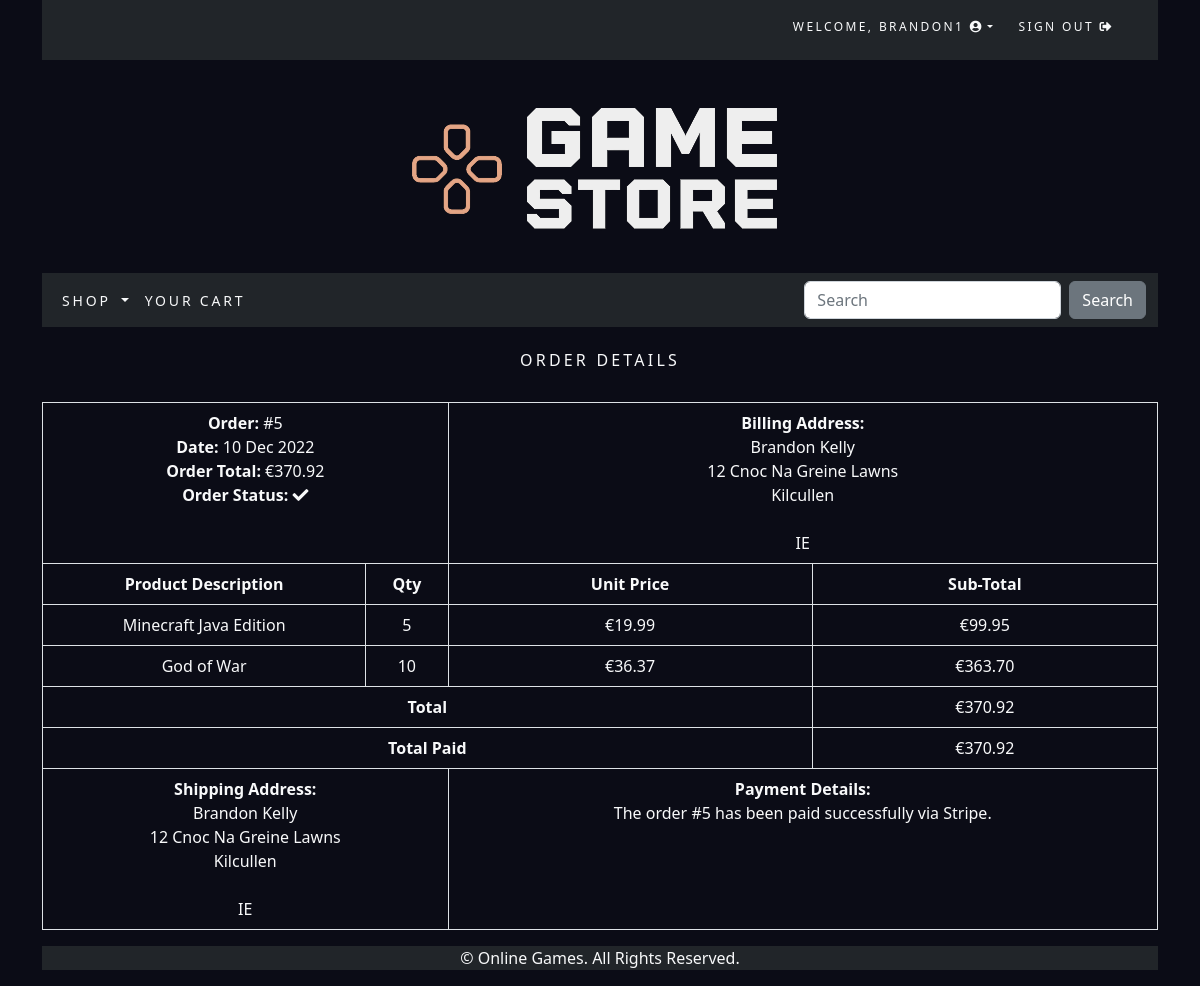
The page /order/5/ (signed in) on the database its author committed.
### accounts/models.py (models this page shows)
class CustomUser(AbstractUser):
    age = models.PositiveIntegerField(null=True, blank=True)

### order/models.py (models this page shows, shortened)
class Order(models.Model):
    token = models.CharField(max_length=250, blank=True)
    total = models.DecimalField(max_digits=10, decimal_places=2, verbose_name='Euro Order Total')
    emailAddress = models.EmailField(max_length=250, blank=True, verbose_name='Email Address')
    created = models.DateTimeField(auto_now_add=True)
    billingName = models.CharField(max_length=250, blank=True)
    billingAddress1 = models.CharField(max_length=250, blank=True)
    billingCity = models.CharField(max_length=250, blank=True)
    billingPostcode = models.CharField(max_length=10, blank=True)
    billingCountry = models.CharField(max_length=200, blank=True)
    shippingName = models.CharField(max_length=250, blank=True)
    shippingAddress1 = models.CharField(max_length=250, blank=True)
    shippingCity = models.CharField(max_length=250, blank=True)
    shippingPostcode = models.CharField(max_length=10, blank=True)
    shippingCountry = models.CharField(max_length=200, blank=True)
    voucher = models.ForeignKey(Voucher,
                                related_name='orders',
                                null=True,
                                blank=True,
                                on_delete=models.SET_NULL)
    discount = models.IntegerField(default = 0,
                                validators=[MinValueValidator(0),
                                MaxValueValidator(100)])
    class Meta:
        db_table = 'Order'
        ordering = ['-created']

class OrderItem(models.Model):
    product = models.CharField(max_length=250)
    quantity = models.IntegerField()
    price = models.DecimalField(max_digits=10, decimal_places=2, verbose_name='Euro Price')
    order = models.ForeignKey(Order, on_delete=models.CASCADE)
    class Meta:
        db_table = 'OrderItem'
    def sub_total(self):
        return self.quantity * self.price

### order/views.py (the view)
# urls.py: path('<int:order_id>/',views.orderDetail.as_view(),name='order_detail'),
class orderDetail(LoginRequiredMixin, View):
    def get(self, request, order_id):
        if request.user.is_authenticated:
            email = str(request.user.email)
            order = Order.objects.get(id=order_id, emailAddress=email)
            order_items = OrderItem.objects.filter(order=order)
        return render(request, 'order/order_detail.html', {'order': order, 'order_items': order_items})

### cart/context_processors.py (called while the page is built)
def counter(request):
    item_count = 0
    if 'admin' in request.path:
        return {}
    else:
        try:
            cart = Cart.objects.filter(cart_id=_cart_id(request))
            cart_items = CartItem.objects.all().filter(cart=cart[:1])
            for cart_item in cart_items:
                item_count += cart_item.quantity
        except Cart.DoesNotExist:
            item_count = 0
    return {'item_count':item_count}

### cart/views.py (called while the page is built)
def _cart_id(request):
    cart = request.session.session_key
    if not cart:
        cart = request.session.create()
    return cart

### shop/context_processors.py (called while the page is built)
def menu_links(request):
    links = Category.objects.all()
    return {'links':links}

### shop/models.py (called while the page is built)
    def get_absolute_url(self):
        return reverse('shop:products_by_category', args=[self.id])

### order/templates/order/order_detail.html (shortened to what this page needs)
{% extends "base.html" %}
{% load static %}
{% block content %}
<div>
    <div class="text-center text-light">
        <br>
        <h1 class="text-center my_title">Order Details</h1>
        <br>
        <table class="table table-bordered text-light">
            <tr>
                <td class="text-left" colspan="2">
                    <b class="text-light">Order: </b>#{{ order.id }}<br>
                    <b class="text-light">Date: </b>{{ order.created|date:"d M Y" }}<br>
                    <b class="text-light">Order Total: </b>€{{ order.total }}<br>
                    <b class="text-light">Order Status: </b><i class="fas fa-check"></i>
                <td class="text-left" colspan="2">
                    <b class="text-light">Billing Address: </b><br>
                    {{ order.billingName }}<br>
                    {{ order.billingAddress1 }}<br>
                    {{ order.billingCity }}<br>
                    {{ order.billingPostcode }}<br>
                    {{ order.billingCountry }}<br>
                </td>
            </tr>
            <tr>
                <td><b>Product Description</b></td>
                <td><b>Qty</b></td>
                <td><b>Unit Price</b></td>
                <td><b>Sub-Total</b></td>
            </tr>
            {% for item in order_items %}
            <tr>
                <td>{{ item.product }}</td>
                <td>{{ item.quantity }}</td>
                <td>€{{ item.price }}</td>
                <td>€{{ item.sub_total }}</td>
            </tr>
            {% endfor %}
            <tr>
                <td class="text-right" colspan="3"><b>Total</b></td>
                <td>€{{ order.total }}</td>
            </tr>
            <tr>
                <td class="text-right" colspan="3"><b>Total Paid</b></td>
                <td>€{{ order.total }}</td>
            </tr>
            <tr>
                <td class="text-left" colspan="2">
                    <b>Shipping Address: </b><br>
                    {{ order.shippingName }}<br>
                    {{ order.shippingAddress1 }}<br>
                    {{ order.shippingCity }}<br>
                    {{ order.shippingPostcode }}<br>
                    {{ order.shippingCountry }}<br>
                </td>
                <td class="text-left" colspan="2">
                    <b>Payment Details: </b><br>
                    The order #{{ order.id }} has been paid successfully via Stripe.
                </td>
            </tr>
        </table>
    </div>
</div>
{% endblock content %}

### shop/templates/top-navbar.html (shortened to what this page needs)
<div class="container navbar-dark bg-dark">
    <div class="my_custom_menu">
        <ul>
            {% if user.is_authenticated %}
            <li class="text-light">
                Welcome, <a href="#" class="dropdown-toggle text-light" data-bs-toggle="dropdown"
                aria-haspopup="true" aria-expanded="false">{{ user.username }}
                <i class="fas fa-user-circle"></i></a>
            </li>
            <li>
                <a href="{% url 'logout' %}" class="text-light">Sign Out <i class="fas fa-sign-out-alt"></i></a>
            </li>
            {% endif %}
        </ul>
    </div>
</div>

### static/css/custom.css (style rules this page uses)
.my_title { font-size: 16px; text-transform: uppercase; letter-spacing: .2em; }
.my_custom_menu { text-align: right !important; }
.my_custom_menu ul li { list-style: none; color: #000; text-transform: uppercase; letter-spacing: .2em; font-size: 12px; padding-right: 20px; display: inline; }
.my_custom_menu ul li a { text-decoration: none; color: #000; list-style: none; text-transform: uppercase; letter-spacing: .2em; font-size: 12px; }
.my-body { background-color: #0b0c16; }

### rows shown on the page
CustomUser: username "BRANDON1"
Order: id "5", created "10 Dec 2022", total "370.92", billingName "Brandon Kelly", billingAddress1 "12 Cnoc Na Greine Lawns", billingCity "Kilcullen", billingCountry "IE", shippingName "Brandon Kelly", shippingAddress1 "12 Cnoc Na Greine Lawns", shippingCity "Kilcullen", shippingCountry "IE"
OrderItem: product "Minecraft Java Edition", quantity "5", price "19.99", sub_total "99.95"
OrderItem: product "God of War", quantity "10", price "36.37", sub_total "363.70"
